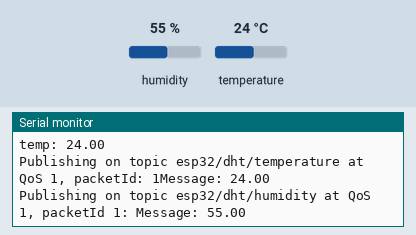
Simulated run of this sketch. Board: ESP32. Shown: the last lines printed to the serial monitor. The inputs (shaded band) are chosen by the test bench; at power-on: humidity 55 %, temperature 24 °C. WiFi joins after 1.5 s; servers stay silent unless stated; no MQTT or app messages arrive unless stated.

Above: at 18.0 s.
18.1 s: humidity set to 22 %
At 21.0 s:
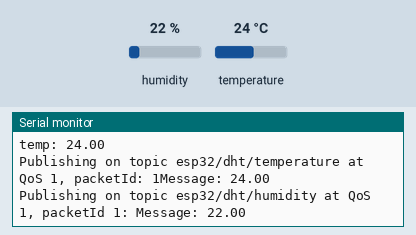
33.1 s: temperature set to 12 °C
At 41.0 s:
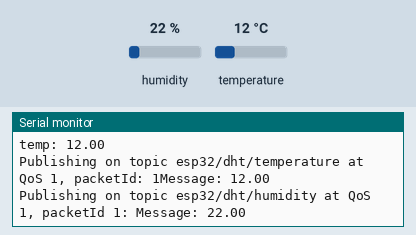
48.1 s: humidity set to 40 %
At 51.1 s:
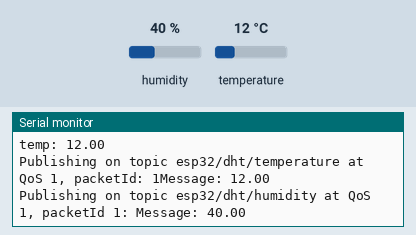
Timing chart, 0 to 52.6 s (numbered marks = the images above; inputs shaded):
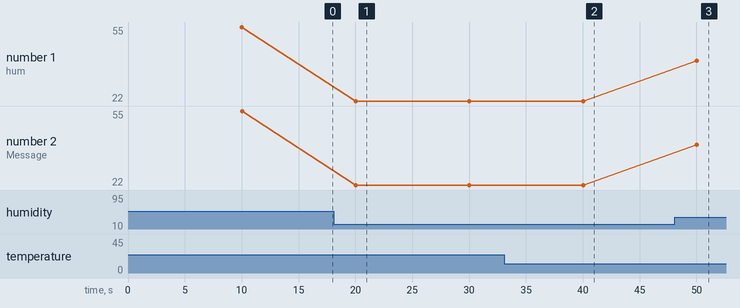

Measured:
- after the input at 18.1 s, the serial monitor: prints a new line after 1.9 s (image 1)
- after the input at 33.1 s, the serial monitor: prints a new line after 6.9 s (image 2)
- after the input at 48.1 s, the serial monitor: prints a new line after 1.9 s (image 3)
- plotted number 1: 55 → 22 after the input at 18.1 s, 22 → 40 after the input at 48.1 s
- plotted number 2: 55 → 22 after the input at 18.1 s, 22 → 40 after the input at 48.1 s

The sketch:

esp32_ice_thickness.ino
```cpp
#include "DHT.h"
//#include <dht11.h>
#include <WiFi.h>
extern "C" {
  #include "freertos/FreeRTOS.h"
  #include "freertos/timers.h"
}
#include <AsyncMqttClient.h>

// #define WIFI_SSID "REPLACE_WITH_YOUR_SSID"
// #define WIFI_PASSWORD "REPLACE_WITH_YOUR_PASSWORD"

#define WIFI_SSID "miao"
#define WIFI_PASSWORD "lilyESP32"

// Raspberry Pi Mosquitto MQTT Broker
//#define MQTT_HOST IPAddress(192, 168, 22, 77) 172.20.10.13
// #define MQTT_HOST IPAddress(172, 20, 10, 13)172.20.10.10
#define MQTT_HOST IPAddress(172, 20, 10, 10)
// For a cloud MQTT broker, type the domain name
//#define MQTT_HOST "example.com"
#define MQTT_PORT 1883

// Temperature MQTT Topics
#define MQTT_PUB_TEMP "esp32/dht/temperature"
#define MQTT_PUB_HUM  "esp32/dht/humidity"

// Digital pin connected to the DHT sensor
#define DHTPIN 4
//#define DHT11PIN 4

// Uncomment whatever DHT sensor type you're using
#define DHTTYPE DHT11   // DHT 11 lily
//#define DHTTYPE DHT22   // DHT 22  (AM2302), AM2321
//#define DHTTYPE DHT21   // DHT 21 (AM2301)

// Initialize DHT sensor
DHT dht(DHTPIN, DHTTYPE);

// Variables to hold sensor readings
float temp;
float hum;

AsyncMqttClient mqttClient;
TimerHandle_t mqttReconnectTimer;
TimerHandle_t wifiReconnectTimer;

unsigned long previousMillis = 0;   // Stores last time temperature was published
const long interval = 10000;        // Interval at which to publish sensor readings

void connectToWifi() {
  Serial.println("Connecting to Wi-Fi...");
  WiFi.begin(WIFI_SSID, WIFI_PASSWORD);
}

void connectToMqtt() {
  Serial.println("Connecting to MQTT...");
  mqttClient.connect();
}

// void WiFiEvent(WiFiEvent_t event) {
//   Serial.printf("[WiFi-event] event: %d\n", event);
//   switch(event) {
//     case ARDUINO_EVENT_WIFI_STA_GOT_IP:
//       Serial.println("WiFi connected");
//       Serial.println("IP address: ");
//       Serial.println(WiFi.localIP());
//       connectToMqtt();
//       break;
//     case ARDUINO_EVENT_WIFI_STA_DISCONNECTED:
//       Serial.println("WiFi lost connection");
//       xTimerStop(mqttReconnectTimer, 0); // ensure we don't reconnect to MQTT while reconnecting to Wi-Fi
//       xTimerStart(wifiReconnectTimer, 0);
//       break;
//     case IP_EVENT_STA_GOT_IP:
//       Serial.print("IP Address: ");
//       Serial.println(WiFi.localIP());
//       break;
//   }
// }

void WiFiEvent(WiFiEvent_t event) {
  switch(event) {
    case ARDUINO_EVENT_WIFI_STA_GOT_IP:
      Serial.println("WiFi connected");
      Serial.print("IP Address: ");
      Serial.println(WiFi.localIP());
      connectToMqtt(); // Connect to MQTT after Wi-Fi connection is established
      break;
    case ARDUINO_EVENT_WIFI_STA_DISCONNECTED:
      Serial.println("WiFi lost connection. Reconnecting...");
      xTimerStop(mqttReconnectTimer, 0); // Stop MQTT reconnect attempts
      xTimerStart(wifiReconnectTimer, 0); // Retry Wi-Fi connection
      break;
    default:
      Serial.printf("[WiFi-event] Unhandled event: %d\n", event);
      break;
  }
}


void onMqttConnect(bool sessionPresent) {
  Serial.println("Connected to MQTT.");
  Serial.print("Session present: ");
  Serial.println(sessionPresent);
}

void onMqttDisconnect(AsyncMqttClientDisconnectReason reason) {
  Serial.println("Disconnected from MQTT.");
  if (WiFi.isConnected()) {
    xTimerStart(mqttReconnectTimer, 0);
  }
}

/*void onMqttSubscribe(uint16_t packetId, uint8_t qos) {
  Serial.println("Subscribe acknowledged.");
  Serial.print("  packetId: ");
  Serial.println(packetId);
  Serial.print("  qos: ");
  Serial.println(qos);
}
void onMqttUnsubscribe(uint16_t packetId) {
  Serial.println("Unsubscribe acknowledged.");
  Serial.print("  packetId: ");
  Serial.println(packetId);
}*/

void onMqttPublish(uint16_t packetId) {
  Serial.print("Publish acknowledged.");
  Serial.print("  packetId: ");
  Serial.println(packetId);
}

void setup() {
  Serial.begin(115200);
  Serial.println();

  dht.begin();

  mqttReconnectTimer = xTimerCreate("mqttTimer", pdMS_TO_TICKS(2000), pdFALSE, (void*)0, reinterpret_cast<TimerCallbackFunction_t>(connectToMqtt));
  wifiReconnectTimer = xTimerCreate("wifiTimer", pdMS_TO_TICKS(2000), pdFALSE, (void*)0, reinterpret_cast<TimerCallbackFunction_t>(connectToWifi));

  WiFi.onEvent(WiFiEvent);

  mqttClient.onConnect(onMqttConnect);
  mqttClient.onDisconnect(onMqttDisconnect);
  //mqttClient.onSubscribe(onMqttSubscribe);
  //mqttClient.onUnsubscribe(onMqttUnsubscribe);
  mqttClient.onPublish(onMqttPublish);
  mqttClient.setServer(MQTT_HOST, MQTT_PORT);
  // If your broker requires authentication (username and password), set them below
  //mqttClient.setCredentials("REPlACE_WITH_YOUR_USER", "REPLACE_WITH_YOUR_PASSWORD");
  connectToWifi();
}

void loop() {
  unsigned long currentMillis = millis();
  // Every X number of seconds (interval = 10 seconds)
  // it publishes a new MQTT message
  if (currentMillis - previousMillis >= interval) {
    // Save the last time a new reading was published
    previousMillis = currentMillis;
    temp = 100;
    hum = 200;
    // New DHT sensor readings
    hum = dht.readHumidity();
    Serial.printf("hum: %.2f \n", hum);
    // Read temperature as Celsius (the default)
    temp = dht.readTemperature();
    Serial.printf("temp: %.2f \n", temp);
    // Read temperature as Fahrenheit (isFahrenheit = true)
    //temp = dht.readTemperature(true);

    // Check if any reads failed and exit early (to try again).
    if (isnan(temp) || isnan(hum)) {
      Serial.println(F("Failed to read from DHT sensor!"));
      //return; lily
    }

    // Publish an MQTT message on topic esp32/dht/temperature
    uint16_t packetIdPub1 = mqttClient.publish(MQTT_PUB_TEMP, 1, true, String(temp).c_str());
    Serial.printf("Publishing on topic %s at QoS 1, packetId: %i", MQTT_PUB_TEMP, packetIdPub1);
    Serial.printf("Message: %.2f \n", temp);

    // Publish an MQTT message on topic esp32/dht/humidity
    uint16_t packetIdPub2 = mqttClient.publish(MQTT_PUB_HUM, 1, true, String(hum).c_str());
    Serial.printf("Publishing on topic %s at QoS 1, packetId %i: ", MQTT_PUB_HUM, packetIdPub2);
    Serial.printf("Message: %.2f \n", hum);
  }
}
```
